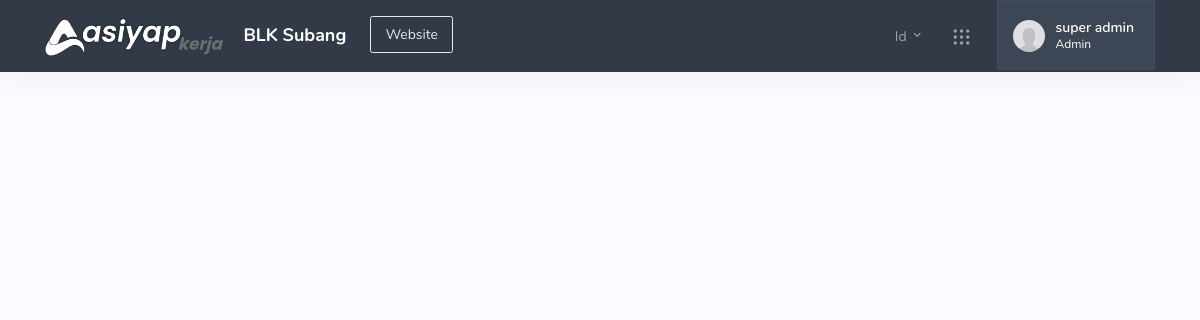
/index.php/user/add_blog, run on the app's committed database.
### tables this page shows
CREATE TABLE `frontend_settings` (
  `id` int(11) UNSIGNED NOT NULL,
  `key` varchar(255) DEFAULT NULL,
  `value` longtext DEFAULT NULL
);

CREATE TABLE `users` (
  `id` int(11) UNSIGNED NOT NULL,
  `first_name` varchar(255) DEFAULT NULL,
  `last_name` varchar(255) DEFAULT NULL,
  `email` varchar(50) DEFAULT NULL,
  `password` varchar(255) DEFAULT NULL,
  `skills` longtext NOT NULL,
  `social_links` longtext DEFAULT NULL,
  `biography` varchar(255) DEFAULT NULL,
  `birth` int(11) DEFAULT NULL,
  `role_id` int(11) DEFAULT NULL,
  `birthplace` varchar(255) DEFAULT NULL,
  `sex` varchar(255) DEFAULT NULL,
  `address` longtext DEFAULT NULL,
  `education` varchar(255) DEFAULT NULL,
  `contact` varchar(255) DEFAULT NULL,
  `parent` varchar(255) DEFAULT NULL,
  `designation` varchar(255) DEFAULT NULL,
  `experience` longtext DEFAULT NULL,
  `information` varchar(255) DEFAULT NULL,
  `date_added` int(11) DEFAULT NULL,
  `last_modified` int(11) DEFAULT NULL,
  `wishlist` longtext DEFAULT NULL,
  `title` longtext DEFAULT NULL,
  `payment_keys` longtext NOT NULL,
  `verification_code` longtext DEFAULT NULL,
  `status` int(11) DEFAULT NULL,
  `is_instructor` int(11) DEFAULT 0,
  `image` varchar(255) DEFAULT NULL
);

CREATE TABLE `settings` (
  `id` int(11) UNSIGNED NOT NULL,
  `key` varchar(255) DEFAULT NULL,
  `value` longtext DEFAULT NULL
);

### application/controllers/User.php (called while the page is built, shortened)
<?php
class User extends CI_Controller
{
    public function __construct()
    {
        $this->load->database();
        $this->load->library('session');
    }
    function add_blog(){
        $page_data['page_title'] = get_phrase('add_blog');
        $page_data['page_name'] = 'blog_add';
        $this->load->view('backend/index', $page_data);
    }
}

### index.php (called while the page is built, shortened)
<?php
require_once BASEPATH . 'core/CodeIgniter.php';

### application/helpers/common_helper.php (called while the page is built, shortened)
<?php if (!defined('BASEPATH')) exit('No direct script access allowed');
if (!function_exists('get_frontend_settings')) {
    function get_frontend_settings($key = '')
    {
        $CI    = &get_instance();
        $CI->db->where('key', $key);
        $result = $CI->db->get('frontend_settings')->row()->value;
        return $result;
    }
}

### application/models/User_model.php (called while the page is built, shortened)
<?php
class User_model extends CI_Model
{
    public function get_all_user($user_id = 0)
    {
        return $this->db->get('users');
    }
    public function get_user_image_url($user_id)
    {
        $user_profile_image = $this->db->get_where('users', array('id' => $user_id))->row('image');
        if (file_exists('uploads/user_image/' . $user_profile_image . '.jpg'))
            return base_url() . 'uploads/user_image/' . $user_profile_image . '.jpg';
        else
            return base_url() . 'uploads/user_image/placeholder.png';
    }
}

### application/helpers/multi_language_helper.php (called while the page is built, shortened)
<?php  if ( ! defined('BASEPATH')) exit('No direct script access allowed');
if ( ! function_exists('get_phrase'))
{
    function get_phrase($phrase = '') {
        $CI =&  get_instance();
        if (!$CI->session->userdata('language')) {
            $CI->session->set_userdata('language', get_settings('language'));
        }
        $language_code = $CI->session->userdata('language');
        $key = strtolower(preg_replace('/\s+/', '_', $phrase));
        $langArray = openJSONFile($language_code);
        return $langArray[$key];
    }
}
if ( ! function_exists('openJSONFile'))
{
    function openJSONFile($code)
    {
        $jsonString = [];
        if (file_exists(APPPATH.'language/'.$code.'.json')) {
            $jsonString = file_get_contents(APPPATH.'language/'.$code.'.json');
            $jsonString = json_decode($jsonString, true);
        }
        return $jsonString;
    }
}

### application/views/backend/index.php (the view, shortened to what this page needs)
<!DOCTYPE html>
<html>
<head>
    <?php include 'includes_top.php'; ?>
</head>
<body data-layout="detached">
    <?php include 'header.php'; ?>
    <div class="container-fluid">
        <div class="wrapper">
            <div class="content-page">
            </div>
        </div>
    </div>
</body>
</html>

### application/views/backend/header.php (shortened to what this page needs)
<div class="navbar-custom topnav-navbar topnav-navbar-dark">
    <div class="container-fluid">
        <a href="<?php echo site_url($this->session->userdata('role')); ?>" class="topnav-logo" style = "min-width: unset;">
            <span class="topnav-logo-lg">
                <img src="<?php echo base_url('uploads/system/'.get_frontend_settings('light_logo'));?>" alt="" height="40">
            </span>
        </a>
        <ul class="list-unstyled topbar-right-menu float-right mb-0">
            <li class="dropdown notification-list topbar-dropdown">
                <a class="nav-link dropdown-toggle arrow-none" data-toggle="dropdown" href="#" role="button" aria-haspopup="false" aria-expanded="false">
                    <span class="align-middle"><?php echo ucwords($this->session->userdata('language')); ?></span> <i class="mdi mdi-chevron-down"></i>
                </a>
            </li>
            <?php if($this->session->userdata('is_instructor') == 1 || $this->session->userdata('admin_login') == 1): ?>
                <li class="dropdown notification-list">
                    <a class="nav-link dropdown-toggle arrow-none" data-toggle="dropdown" href="#" role="button" aria-haspopup="false" aria-expanded="false">
                        <i class="dripicons-view-apps noti-icon"></i>
                    </a>
                </li>
            <?php endif; ?>
            <li class="dropdown notification-list">
                <a class="nav-link dropdown-toggle nav-user arrow-none mr-0" data-toggle="dropdown" id="topbar-userdrop"
                href="#" role="button" aria-haspopup="true" aria-expanded="false">
                <span class="account-user-avatar">
                    <img src="<?php echo $this->user_model->get_user_image_url($this->session->userdata('user_id')); ?>" alt="user-image" class="rounded-circle">
                </span>
                <span  style="color: #fff;">
                    <?php
                    $logged_in_user_details = $this->user_model->get_all_user($this->session->userdata('user_id'))->row_array();
                    ?>
                    <span class="account-user-name"><?php echo $logged_in_user_details['first_name'].' '.$logged_in_user_details['last_name'];?></span>
                    <span class="account-position">
                        <?php
                            if(strtolower($this->session->userdata('role')) == 'user'){
                                if($this->session->userdata('is_instructor')){
                                    echo get_phrase('instructor');
                                }else{
                                    echo get_phrase('student');
                                }
                            }else{
                                echo get_phrase('admin');
                            }
                        ?>
                    </span>
                </span>
            </a>
    </li>
</ul>
<div class="visit_website">
    <h4 style="color: #fff; float: left;" class="d-none d-md-inline-block"> <?php echo $this->db->get_where('settings' , array('key'=>'system_name'))->row()->value; ?></h4>
    <a href="<?php echo site_url('home'); ?>" target="" class="btn btn-outline-light ml-3 d-none d-md-inline-block"><?php echo get_phrase('visit_website'); ?></a>
</div>
</div>
</div>

### assets/backend/css/main.css (style rules this page uses)
.nav-link { padding: .5rem .5rem; }
.visit_website { padding: calc(32px / 2) 0; overflow: hidden; }

### data on the page
frontend_settings: value (picture)
users: first_name "super", last_name "admin", last_name "Admin"
settings: value "BLK Subang"

### other printed values
$this->session->userdata('language') "Id"
get_phrase('visit_website') "Website"
